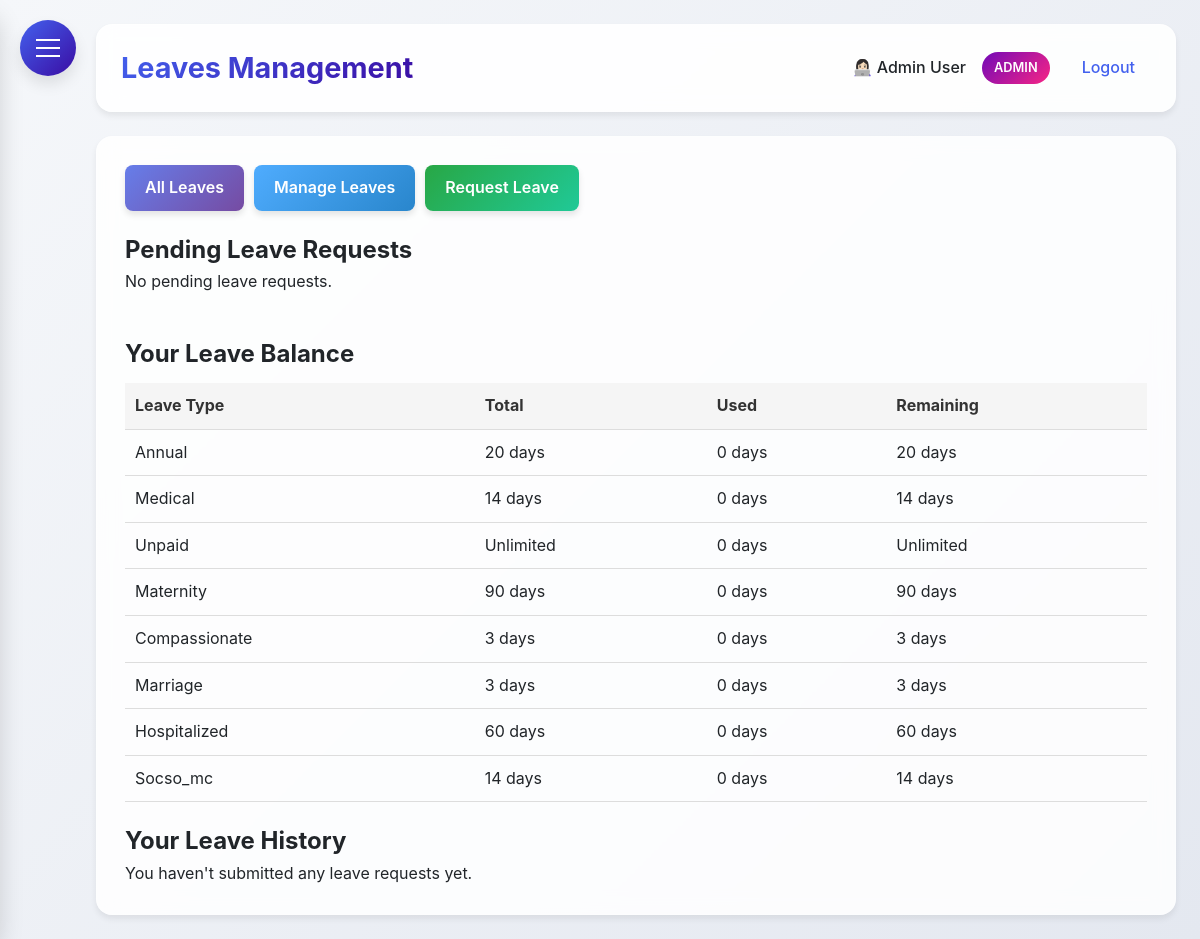
The app's page /leaves (signed in) with its own data.
### HerculesSystem.py (models this page shows, shortened)
class Employee(UserMixin, db.Model):
    __tablename__ = 'employee'  # Explicitly set to 'employees'
    id = db.Column(db.Integer, primary_key=True)
    username = db.Column(db.String(80), unique=True, nullable=False)
    password = db.Column(db.String(120), nullable=False)
    full_name = db.Column(db.String(120), nullable=False)
    email = db.Column(db.String(120), unique=True, nullable=False)
    nationality = db.Column(db.String(80), nullable=False)
    employee_id = db.Column(db.String(80), unique=True, nullable=False)
    hire_date = db.Column(db.Date)
    is_admin = db.Column(db.Boolean, default=False)
    user_type = db.Column(db.String(20), default='employee')
    last_clock_in = db.Column(db.DateTime)
    last_clock_out = db.Column(db.DateTime)
    last_lunch_start = db.Column(db.DateTime)
    last_lunch_end = db.Column(db.DateTime)
    date_joined = db.Column(db.Date, nullable=True)  # Date when employee joined the company
    basic_salary = db.Column(db.Numeric(10, 2), nullable=True)  # Basic salary
    leave_balances = db.relationship('LeaveBalance', back_populates='employee', lazy=True)

class LeaveBalance(db.Model):
    id = db.Column(db.Integer, primary_key=True)
    employee_id = db.Column(db.Integer, db.ForeignKey('employee.id'), nullable=False)
    leave_type = db.Column(db.String(20), nullable=False)
    total_days = db.Column(db.Integer, default=0)
    used_days = db.Column(db.Integer, default=0)
    remaining_days = db.Column(db.Integer, default=0)
    updated_at = db.Column(db.DateTime, default=datetime.utcnow)
    employee = db.relationship('Employee', back_populates='leave_balances')

### HerculesSystem.py (the view)
@app.route('/leaves')
@login_required
def leaves():
    if current_user.user_type in ['admin', 'supervisor']:
        pending_requests = LeaveRequest.query.filter_by(status='pending').all()
        user_requests = LeaveRequest.query.filter_by(employee_id=current_user.id).order_by(LeaveRequest.created_at.desc()).all()
        return render_template('leaves.html',
                             pending_requests=pending_requests,
                             user_requests=user_requests,
                             is_admin_view=True)
    else:
        user_requests = LeaveRequest.query.filter_by(employee_id=current_user.id).order_by(LeaveRequest.created_at.desc()).all()
        return render_template('leaves.html',
                             user_requests=user_requests,
                             is_admin_view=False)

### templates/leaves.html (shortened to what this page needs)
{% extends "base.html" %}
{% block content %}
{% if current_user.user_type in ['admin', 'supervisor'] %}
<div style="display: flex; gap: 10px; margin-bottom: 20px;">
    <a href="{{ url_for('all_leaves') }}" class="btn" style="background: linear-gradient(135deg, #667eea 0%, #764ba2 100%);">
        All Leaves
    </a>
    {% if current_user.user_type == 'admin' %}
    <a href="{{ url_for('manage_leave_balances') }}" class="btn" style="background: linear-gradient(135deg, #4facfe 0%, #2986cc 100%);">
        Manage Leaves
    </a>
    {% endif %}
    <a href="{{ url_for('request_leave') }}" class="btn" style="background: linear-gradient(135deg, #28a745 0%, #20c997 100%);">
        Request Leave
    </a>
</div>
<h2>Pending Leave Requests</h2>
{% if pending_requests %}
<table class="pending-requests-table desktop-view" style="width: 100%; border-collapse: collapse; margin-top: 20px;">
    <thead>
        <tr style="background: #f5f5f5;">
            <th style="padding: 10px; text-align: left; border-bottom: 1px solid #ddd;">Employee</th>
            <th style="padding: 10px; text-align: left; border-bottom: 1px solid #ddd;">Leave Type</th>
            <th style="padding: 10px; text-align: left; border-bottom: 1px solid #ddd;">Start Date</th>
            <th style="padding: 10px; text-align: left; border-bottom: 1px solid #ddd;">End Date</th>
            <th style="padding: 10px; text-align: left; border-bottom: 1px solid #ddd;">Days</th>
            <th style="padding: 10px; text-align: left; border-bottom: 1px solid #ddd;">Reason</th>
            <th style="padding: 10px; text-align: left; border-bottom: 1px solid #ddd;">Attachment</th>
            <th style="padding: 10px; text-align: left; border-bottom: 1px solid #ddd;">Actions</th>
        </tr>
    </thead>
    <tbody>
        {% for request in pending_requests %}
        <tr>
            <td style="padding: 10px; border-bottom: 1px solid #ddd;">{{ request.employee.full_name }}</td>
            <td style="padding: 10px; border-bottom: 1px solid #ddd;">{{ request.leave_type|title }}</td>
            <td style="padding: 10px; border-bottom: 1px solid #ddd;">{{ request.start_date.strftime('%d-%m-%y') }}</td>
            <td style="padding: 10px; border-bottom: 1px solid #ddd;">{{ request.end_date.strftime('%d-%m-%y') }}</td>
            <td style="padding: 10px; border-bottom: 1px solid #ddd;">{{ request.days_requested }}</td>
            <td style="padding: 10px; border-bottom: 1px solid #ddd;">{{ request.reason }}</td>
            <td style="padding: 10px; border-bottom: 1px solid #ddd;">
                {% if request.attachment_filename %}
                    <a href="{{ url_for('download_attachment', filename=request.attachment_filename) }}" target="_blank" style="color: #4361ee; text-decoration: none;">
                        View Attachment
                    </a>
                {% else %}
                    None
                {% endif %}
            </td>
            <td style="padding: 10px; border-bottom: 1px solid #ddd;">
                <div style="display: flex; flex-direction: column; gap: 5px;">
                    <a href="{{ url_for('approve_leave', request_id=request.id) }}" class="btn btn-sm" style="background: linear-gradient(135deg, #28a745 0%, #20c997 100%);">
                        Approve
                    </a>
                    <a href="{{ url_for('reject_leave', request_id=request.id) }}" class="btn btn-sm" style="background: linear-gradient(135deg, #dc3545 0%, #fd7e14 100%);">
                        Reject
                    </a>
                </div>
            </td>
        </tr>
        {% endfor %}
    </tbody>
</table>
<div class="mobile-view" style="display: none;">
    {% for request in pending_requests %}
    <div style="border: 1px solid #ddd; border-radius: 5px; padding: 15px; margin-bottom: 15px;">
        <div style="margin-bottom: 10px;">
            <strong>Employee:</strong> {{ request.employee.full_name }}
        </div>
        <div style="margin-bottom: 10px;">
            <strong>Leave Type:</strong> {{ request.leave_type|title }}
        </div>
        <div style="margin-bottom: 10px;">
            <strong>Dates:</strong> {{ request.start_date.strftime('%d-%m-%y') }} to {{ request.end_date.strftime('%d-%m-%y') }}
        </div>
        <div style="margin-bottom: 10px;">
            <strong>Days:</strong> {{ request.days_requested }}
        </div>
        <div style="margin-bottom: 10px;">
            <strong>Reason:</strong> {{ request.reason }}
        </div>
        <div style="margin-bottom: 10px;">
            <strong>Attachment:</strong>
            {% if request.attachment_filename %}
                <a href="{{ url_for('download_attachment', filename=request.attachment_filename) }}" target="_blank" style="color: #4361ee; text-decoration: none;">
                    View Attachment
                </a>
            {% else %}
                None
            {% endif %}
        </div>
        <div style="display: flex; flex-direction: column; gap: 10px; margin-top: 15px;">
            <a href="{{ url_for('approve_leave', request_id=request.id) }}" class="btn btn-sm" style="background: linear-gradient(135deg, #28a745 0%, #20c997 100%);">
                Approve
            </a>
            <a href="{{ url_for('reject_leave', request_id=request.id) }}" class="btn btn-sm" style="background: linear-gradient(135deg, #dc3545 0%, #fd7e14 100%);">
                Reject
            </a>
        </div>
    </div>
    {% endfor %}
</div>
{% else %}
<p>No pending leave requests.</p>
{% endif %}
<div style="margin-top: 40px;">
    <h2>Your Leave Balance</h2>
    <table style="width: 100%; border-collapse: collapse; margin-top: 10px; margin-bottom: 20px;">
        <thead>
            <tr style="background: #f5f5f5;">
                <th style="padding: 10px; text-align: left; border-bottom: 1px solid #ddd;">Leave Type</th>
                <th style="padding: 10px; text-align: left; border-bottom: 1px solid #ddd;">Total</th>
                <th style="padding: 10px; text-align: left; border-bottom: 1px solid #ddd;">Used</th>
                <th style="padding: 10px; text-align: left; border-bottom: 1px solid #ddd;">Remaining</th>
            </tr>
        </thead>
        <tbody>
            {% for balance in current_user.leave_balances %}
            <tr>
                <td style="padding: 10px; border-bottom: 1px solid #ddd;">{{ balance.leave_type|title }}</td>
                <td style="padding: 10px; border-bottom: 1px solid #ddd;">
                    {% if balance.leave_type == 'unpaid' %}Unlimited{% else %}{{ balance.total_days }} days{% endif %}
                </td>
                <td style="padding: 10px; border-bottom: 1px solid #ddd;">{{ balance.used_days }} days</td>
                <td style="padding: 10px; border-bottom: 1px solid #ddd;">
                    {% if balance.leave_type == 'unpaid' %}Unlimited{% else %}{{ balance.remaining_days }} days{% endif %}
                </td>
            </tr>
            {% endfor %}
        </tbody>
    </table>
    <h2>Your Leave History</h2>
    {% if user_requests %}
        <table style="width: 100%; border-collapse: collapse; margin-top: 20px;">
            <thead>
                <tr style="background: #f5f5f5;">
                    <th style="padding: 10px; text-align: left; border-bottom: 1px solid #ddd;">Leave Type</th>
                    <th style="padding: 10px; text-align: left; border-bottom: 1px solid #ddd;">Start Date</th>
                    <th style="padding: 10px; text-align: left; border-bottom: 1px solid #ddd;">End Date</th>
                    <th style="padding: 10px; text-align: left; border-bottom: 1px solid #ddd;">Days</th>
                    <th style="padding: 10px; text-align: left; border-bottom: 1px solid #ddd;">Status</th>
                    <th style="padding: 10px; text-align: left; border-bottom: 1px solid #ddd;">Actions</th>
                </tr>
            </thead>
            <tbody>
                {% for request in user_requests %}
                <tr>
                    <td style="padding: 10px; border-bottom: 1px solid #ddd;">{{ request.leave_type|title }}</td>
                    <td style="padding: 10px; border-bottom: 1px solid #ddd;">{{ request.start_date.strftime('%d-%m-%y') }}</td>
                    <td style="padding: 10px; border-bottom: 1px solid #ddd;">{{ request.end_date.strftime('%d-%m-%y') }}</td>
                    <td style="padding: 10px; border-bottom: 1px solid #ddd;">{{ request.days_requested }}</td>
                    <td style="padding: 10px; border-bottom: 1px solid #ddd;">
                        <span style="
                            padding: 3px 8px;
                            border-radius: 3px;
                            font-size: 0.8rem;
                            {% if request.status == 'approved' %}
                                background: #d4edda; color: #155724;
                            {% elif request.status == 'rejected' %}
                                background: #f8d7da; color: #721c24;
                            {% else %}
                                background: #fff3cd; color: #856404;
                            {% endif %}
                        ">
                            {{ request.status|title }}
                        </span>
                    </td>
                    <td style="padding: 10px; border-bottom: 1px solid #ddd;">
                        {% if request.status == 'pending' %}
                        <div style="display: flex; gap: 5px;">
                            <a href="{{ url_for('edit_leave', request_id=request.id) }}"
                               class="btn btn-sm" style="background: linear-gradient(135deg, #4facfe 0%, #00f2fe 100%);">
                                Edit
                            </a>
                            <a href="{{ url_for('delete_leave', request_id=request.id) }}"
                               class="btn btn-sm" style="background: linear-gradient(135deg, #dc3545 0%, #fd7e14 100%);"
                               onclick="return confirm('Are you sure you want to delete this leave request?')">
                                Delete
                            </a>
                        </div>
                        {% else %}
                        <em>No actions available</em>
                        {% endif %}
                    </td>
                </tr>
                {% endfor %}
            </tbody>
        </table>
    {% else %}
        <p>You haven't submitted any leave requests yet.</p>
    {% endif %}
</div>
{% endif %}
{% endblock %}

### templates/base.html (shortened to what this page needs)
<!DOCTYPE html>
<html lang="en">
<head>
</head>
<body>
    <div class="hamburger-menu" id="hamburgerMenu">
        <span></span>
    </div>
    <div class="main-content" id="mainContent">
        <div class="header">
            <h1>{% block header %}Hercules HR{% endblock %}</h1>
            <div class="user-info">
                {% if current_user.is_authenticated %}
                <span>👩🏻‍💻 {{ current_user.full_name }}</span>
                {% if current_user.user_type == 'admin' %}
                <span class="admin-badge">ADMIN</span>
                {% endif %}
                <a href="{{ url_for('logout') }}">Logout</a>
                {% else %}
                <a href="{{ url_for('login') }}">Login</a>
                {% endif %}
            </div>
        </div>
        <div class="content">
            {% block content %}{% endblock %}
        </div>
    </div>
</body>
</html>

### records on screen
Employee: full_name "Admin User"
LeaveBalance: leave_type "Annual", total_days "20", used_days "0", remaining_days "20"
LeaveBalance: leave_type "Medical", total_days "14", used_days "0", remaining_days "14"
LeaveBalance: leave_type "Unpaid", shows "Unlimited", used_days "0"
LeaveBalance: leave_type "Maternity", total_days "90", used_days "0", remaining_days "90"
LeaveBalance: leave_type "Compassionate", total_days "3", used_days "0", remaining_days "3"
LeaveBalance: leave_type "Marriage", total_days "3", used_days "0", remaining_days "3"
LeaveBalance: leave_type "Hospitalized", total_days "60", used_days "0", remaining_days "60"
LeaveBalance: leave_type "Socso_mc", total_days "14", used_days "0", remaining_days "14"
